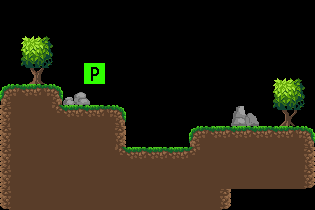

Rendered tile map (Tiled .tmx) drawn with the repository's tilesets; below, a short description and the full map source, tile grids included:
An orthogonal 15x10 tile map with 21x21 px tiles, 4 tile layers (terrain, trees, stone, player), 4 tilesets.

<map version="1.5" tiledversion="1.7.2" orientation="orthogonal" renderorder="right-down" width="15" height="10" tilewidth="21" tileheight="21" infinite="0" nextlayerid="7" nextobjectid="1">
 <editorsettings>
  <export target="../island/island..csv" format="csv" />
 </editorsettings>
 <tileset firstgid="1" source="../tileset/trees.tsx" />
 <tileset firstgid="3" source="../tileset/tileset.tsx" />
 <tileset firstgid="15" source="../tileset/stone.tsx" />
 <tileset firstgid="17" source="../tileset/player.tsx" />
 <layer id="1" name="terrain" width="15" height="10">
  <data encoding="csv">
0,0,0,0,0,0,0,0,0,0,0,0,0,0,0,
0,0,0,0,0,0,0,0,0,0,0,0,0,0,0,
0,0,0,0,0,0,0,0,0,0,0,0,0,0,0,
0,0,0,0,0,0,0,0,0,0,0,0,0,0,0,
3,4,5,0,0,0,0,0,0,0,0,0,0,0,0,
6,10,13,4,4,5,0,0,0,0,0,0,0,0,0,
6,10,10,10,10,8,0,0,0,3,4,4,4,4,5,
6,10,10,10,10,13,4,4,4,12,10,10,10,10,8,
6,10,10,10,10,10,10,10,10,10,10,10,10,10,11,
9,10,10,10,10,10,10,10,10,10,11,0,0,0,0
</data>
 </layer>
 <layer id="3" name="trees" width="15" height="10">
  <data encoding="csv">
0,0,0,0,0,0,0,0,0,0,0,0,0,0,0,
0,0,0,0,0,0,0,0,0,0,0,0,0,0,0,
0,0,0,0,0,0,0,0,0,0,0,0,0,0,0,
0,2,0,0,0,0,0,0,0,0,0,0,0,0,0,
0,0,0,0,0,0,0,0,0,0,0,0,0,0,0,
0,0,0,0,0,0,0,0,0,0,0,0,0,1,0,
0,0,0,0,0,0,0,0,0,0,0,0,0,0,0,
0,0,0,0,0,0,0,0,0,0,0,0,0,0,0,
0,0,0,0,0,0,0,0,0,0,0,0,0,0,0,
0,0,0,0,0,0,0,0,0,0,0,0,0,0,0
</data>
 </layer>
 <layer id="4" name="stone" width="15" height="10">
  <data encoding="csv">
0,0,0,0,0,0,0,0,0,0,0,0,0,0,0,
0,0,0,0,0,0,0,0,0,0,0,0,0,0,0,
0,0,0,0,0,0,0,0,0,0,0,0,0,0,0,
0,0,0,0,0,0,0,0,0,0,0,0,0,0,0,
0,0,0,15,0,0,0,0,0,0,0,0,0,0,0,
0,0,0,0,0,0,0,0,0,0,0,16,0,0,0,
0,0,0,0,0,0,0,0,0,0,0,0,0,0,0,
0,0,0,0,0,0,0,0,0,0,0,0,0,0,0,
0,0,0,0,0,0,0,0,0,0,0,0,0,0,0,
0,0,0,0,0,0,0,0,0,0,0,0,0,0,0
</data>
 </layer>
 <layer id="6" name="player" width="15" height="10">
  <data encoding="csv">
0,0,0,0,0,0,0,0,0,0,0,0,0,0,0,
0,0,0,0,0,0,0,0,0,0,0,0,0,0,0,
0,0,0,0,0,0,0,0,0,0,0,0,0,0,0,
0,0,0,0,17,0,0,0,0,0,0,0,0,0,0,
0,0,0,0,0,0,0,0,0,0,0,0,0,0,0,
0,0,0,0,0,0,0,0,0,0,0,0,0,0,0,
0,0,0,0,0,0,0,0,0,0,0,0,0,0,0,
0,0,0,0,0,0,0,0,0,0,0,0,0,0,0,
0,0,0,0,0,0,0,0,0,0,0,0,0,0,0,
0,0,0,0,0,0,0,0,0,0,0,0,0,0,0
</data>
 </layer>
</map>